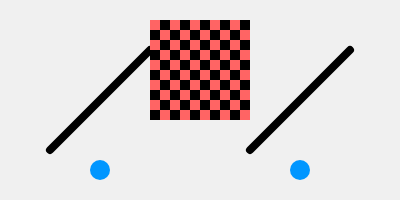
Frame 1 (no input)
Frame 60 (no input): identical to frame 1, image omitted
Frame 120 (the mouse pressed at the canvas centre since frame 60): identical to frame 1, image omitted

The p5.js sketch that drew this single still picture (run headless with seeded random() and noise() and a simulated clock; from frame 60 on, the mouse is pressed at the canvas centre):

// p5.js sketch
// ── sketch.js
function setup() {
  createCanvas(400, 200);
}

function draw() {
  background(240);

  // Lineas
  // Con suavizado
  smooth();
  strokeWeight(8);
  stroke(0);
  line(50, 150, 150, 50);

  // Sin suavizado
  noSmooth();
  line(250, 150, 350, 50);

  //Circulos
  // Con suavizado
  smooth();
  fill(0, 150, 255);
  noStroke();
  circle(100, 170, 20);

  // Sin suavizado
  noSmooth();
  circle(300, 170, 20);

  //Pixel art
  noSmooth();
  let size = 10;

  for (let x = 150; x < 250; x += size) {
    for (let y = 20; y < 120; y += size) {

      if ((x + y) % 20 === 0) {
        fill(0);
      } else {
        fill(255, 100, 100);
      }

      rect(x, y, size, size);
    }
  }
}
